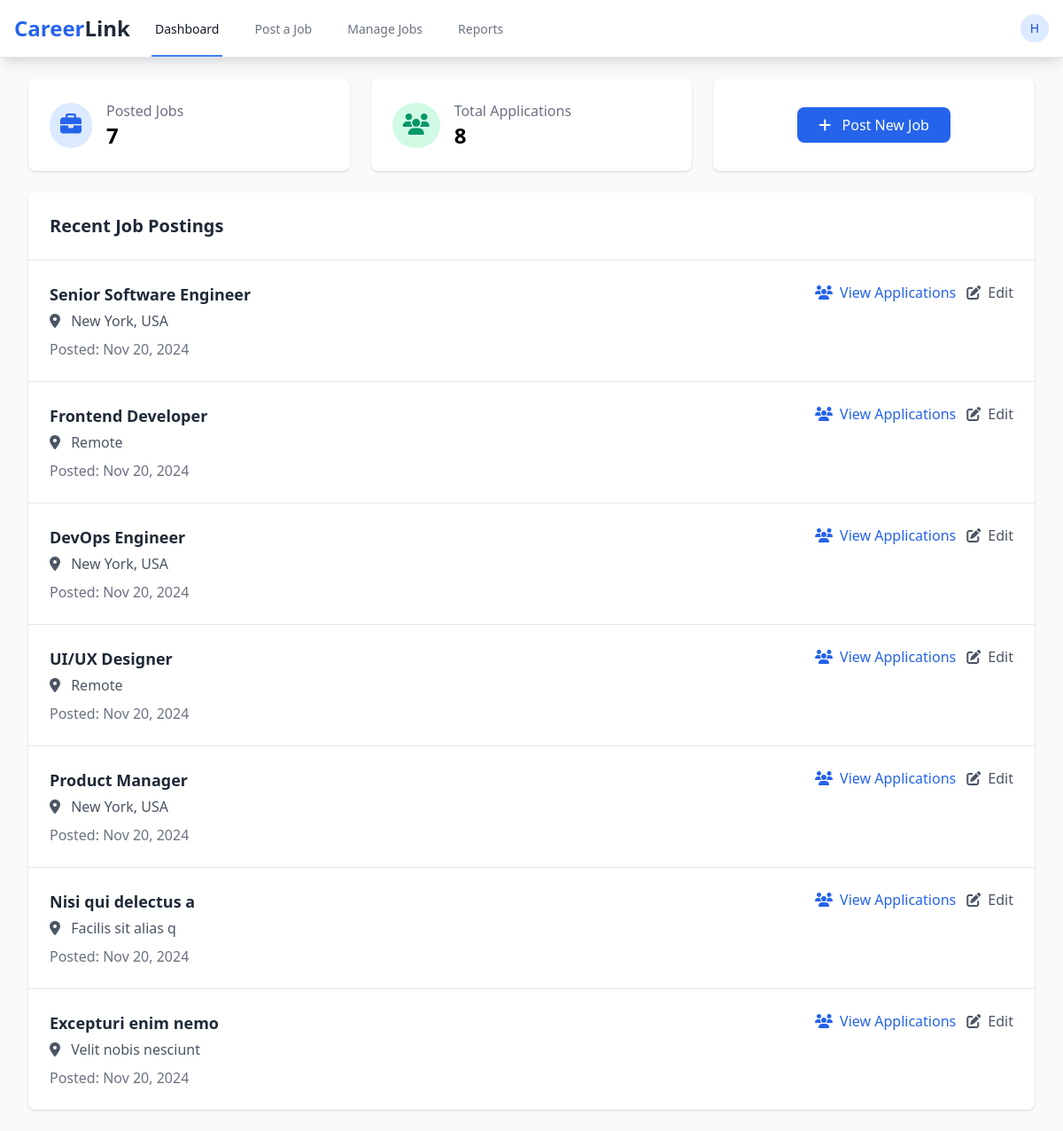
The page /employer_dashboard.php (signed in) on the database its author committed.
### tables this page shows
CREATE TABLE `jobs` (
  `id` int(11) NOT NULL,
  `employer_id` int(11) NOT NULL,
  `company_name` varchar(100) DEFAULT NULL,
  `title` varchar(255) NOT NULL,
  `description` text NOT NULL,
  `requirements` text DEFAULT NULL,
  `location` varchar(255) DEFAULT NULL,
  `job_type` enum('full-time','part-time','contract','internship') NOT NULL,
  `salary_range` varchar(100) DEFAULT NULL,
  `posted_date` timestamp NOT NULL DEFAULT current_timestamp(),
  `deadline_date` date DEFAULT NULL,
  `status` enum('active','closed','draft') DEFAULT 'active',
  `created_at` timestamp NOT NULL DEFAULT current_timestamp()
);

### employer_dashboard.php (the view, shortened to what this page needs)
<?php
require_once 'includes/header.php';
$db_host = 'localhost';
$db_user = 'root';
$db_pass = '';
$db_name = 'career_link';
$conn = mysqli_connect($db_host, $db_user, $db_pass, $db_name);
$query = "SELECT * FROM jobs WHERE employer_id = ? ORDER BY posted_date DESC";
$stmt = mysqli_prepare($conn, $query);
mysqli_stmt_bind_param($stmt, "i", $_SESSION['user_id']);
mysqli_stmt_execute($stmt);
$result = mysqli_stmt_get_result($stmt);
$jobs = mysqli_fetch_all($result, MYSQLI_ASSOC);
$applications_query = "SELECT COUNT(*) as total FROM job_applications
                      WHERE job_id IN (SELECT id FROM jobs WHERE employer_id = ?)";
$stmt = mysqli_prepare($conn, $applications_query);
mysqli_stmt_bind_param($stmt, "i", $_SESSION['user_id']);
mysqli_stmt_execute($stmt);
$applications_result = mysqli_stmt_get_result($stmt);
$total_applications = mysqli_fetch_assoc($applications_result)['total'];
?>
<!DOCTYPE html>
<html lang="en">
<head>
    <link href="https://cdn.jsdelivr.net/npm/tailwindcss@2.2.19/dist/tailwind.min.css" rel="stylesheet">
    <link rel="stylesheet" href="https://cdnjs.cloudflare.com/ajax/libs/font-awesome/6.4.2/css/all.min.css">
</head>
<body class="bg-gray-50">
    <div class="max-w-7xl mx-auto py-6 sm:px-6 lg:px-8">
        <div class="grid grid-cols-1 md:grid-cols-3 gap-6 mb-6">
            <div class="bg-white rounded-lg shadow p-6">
                <div class="flex items-center">
                    <div class="p-3 rounded-full bg-blue-100 text-blue-600">
                        <i class="fas fa-briefcase text-2xl"></i>
                    </div>
                    <div class="ml-4">
                        <p class="text-gray-500">Posted Jobs</p>
                        <p class="text-2xl font-semibold"><?php echo count($jobs); ?></p>
                    </div>
                </div>
            </div>
            <div class="bg-white rounded-lg shadow p-6">
                <div class="flex items-center">
                    <div class="p-3 rounded-full bg-green-100 text-green-600">
                        <i class="fas fa-users text-2xl"></i>
                    </div>
                    <div class="ml-4">
                        <p class="text-gray-500">Total Applications</p>
                        <p class="text-2xl font-semibold"><?php echo $total_applications; ?></p>
                    </div>
                </div>
            </div>
            <div class="bg-white rounded-lg shadow p-6">
                <a href="post_job.php" class="flex items-center justify-center h-full">
                    <button class="bg-blue-600 text-white px-6 py-2 rounded-lg hover:bg-blue-700 transition-colors">
                        <i class="fas fa-plus mr-2"></i> Post New Job
                    </button>
                </a>
            </div>
        </div>
        <div class="bg-white rounded-lg shadow">
            <div class="p-6 border-b border-gray-200">
                <h2 class="text-xl font-semibold text-gray-800">Recent Job Postings</h2>
            </div>
            <div class="divide-y divide-gray-200">
                <?php foreach ($jobs as $job): ?>
                <div class="p-6 hover:bg-gray-50">
                    <div class="flex justify-between items-start">
                        <div>
                            <h3 class="text-lg font-semibold text-gray-800">
                                <?php echo htmlspecialchars($job['title']); ?>
                            </h3>
                            <p class="text-gray-600 mt-1">
                                <i class="fas fa-map-marker-alt mr-2"></i>
                                <?php echo htmlspecialchars($job['location']); ?>
                            </p>
                            <p class="text-gray-500 mt-2">
                                Posted: <?php echo date('M d, Y', strtotime($job['posted_date'])); ?>
                            </p>
                        </div>
                        <div class="flex space-x-3">
                            <a href="view_applications.php?job_id=<?php echo $job['id']; ?>"
                               class="text-blue-600 hover:text-blue-800">
                                <i class="fas fa-users mr-1"></i> View Applications
                            </a>
                            <a href="edit_job.php?id=<?php echo $job['id']; ?>"
                               class="text-gray-600 hover:text-gray-800">
                                <i class="fas fa-edit mr-1"></i> Edit
                            </a>
                        </div>
                    </div>
                </div>
                <?php endforeach; ?>
            </div>
        </div>
    </div>
</body>
</html>

### rows shown on the page
jobs: title "Senior Software Engineer", location "New York, USA", posted_date "Nov 20, 2024"
jobs: title "Frontend Developer", location "Remote", posted_date "Nov 20, 2024"
jobs: title "DevOps Engineer", location "New York, USA", posted_date "Nov 20, 2024"
jobs: title "UI/UX Designer", location "Remote", posted_date "Nov 20, 2024"
jobs: title "Product Manager", location "New York, USA", posted_date "Nov 20, 2024"
jobs: title "Nisi qui delectus a", location "Facilis sit alias q", posted_date "Nov 20, 2024"
jobs: title "Excepturi enim nemo", location "Velit nobis nesciunt", posted_date "Nov 20, 2024"

### other values the page prints
substr($_SESSION['username'], 0, 1) "H"
count($jobs) "7"
$total_applications "8"
